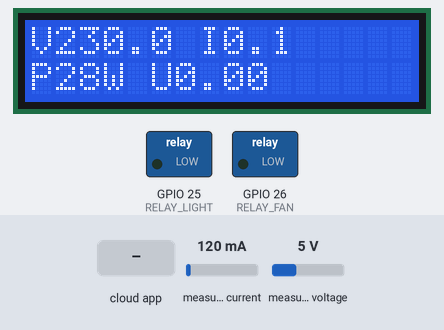
Simulated run of this sketch. Board: ESP32. Shown: 16×2 character LCD, switched loads named in the sketch (green lamp = pin HIGH). The inputs (shaded band) are chosen by the test bench; at power-on: measured current 120 mA, measured voltage 5 V (analog values on the 0–4095 scale). WiFi joins after 1.5 s; servers stay silent unless stated; EEPROM starts erased; what the sketch prints to the serial monitor is not drawn.

Above: at 3.2 s.
3.3 s: the phone or cloud app sets on_off to C
At 4.7 s:
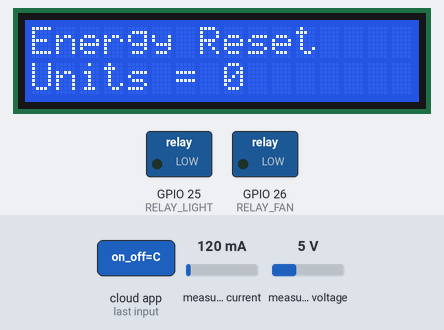
7.0 s: the phone or cloud app sets on_off to A
At 7.6 s:
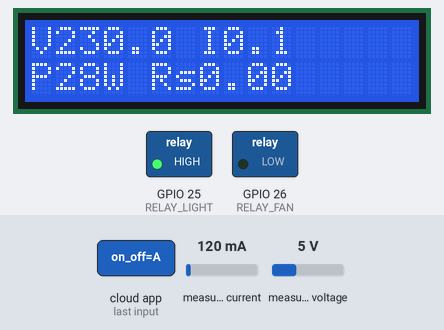
11.1 s: the phone or cloud app sets on_off to B
At 12.5 s:
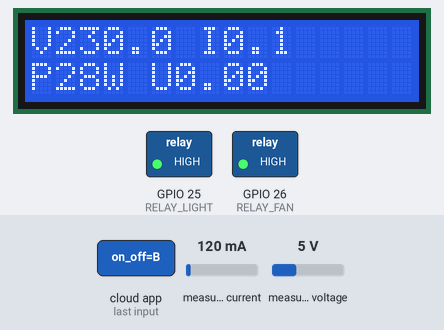
15.2 s: the phone or cloud app sets on_off to a
At 16.5 s:
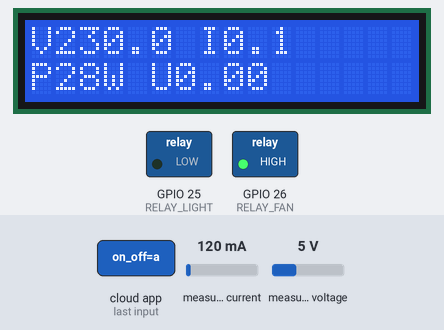
19.3 s: measured current set to 500 mA
At 21.5 s:
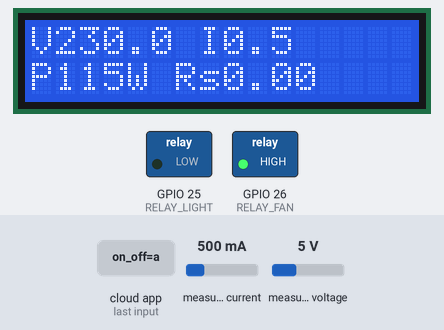
22.2 s: measured voltage set to 0.3 V
At 23.4 s:
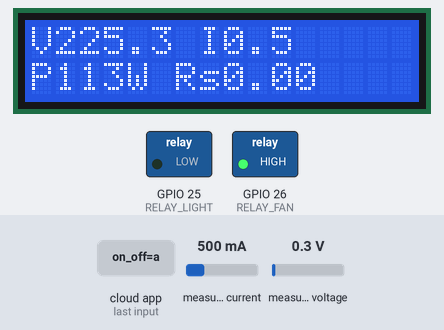
Timing chart, 0 to 25.2 s (numbered marks = the images above; inputs shaded):
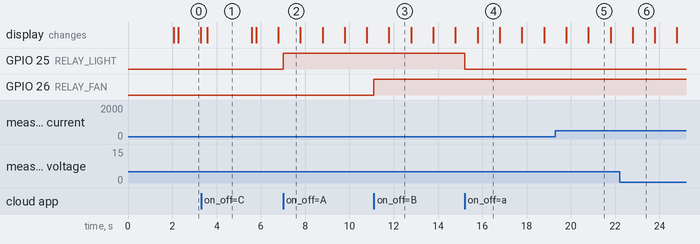

Measured:
- after the input at 3.3 s, the display: changes after 0.28 s (image 1)
- after the input at 7.0 s, GPIO 25 (RELAY_LIGHT): LOW → HIGH at once
- after the input at 11.1 s, GPIO 26 (RELAY_FAN): LOW → HIGH at once
- after the input at 15.2 s, GPIO 25 (RELAY_LIGHT): HIGH → LOW at once
- after the input at 19.3 s, the display: first changes after 0.49 s (image 5 shows a later state)
- after the input at 22.2 s, the display: changes after 0.59 s (image 6)
- what the display in image 0 shows lasts 1.0 s, from 2.3 s to 3.3 s

The sketch:

code.ino
```cpp
//App user Name: home_energyy
//App Pass Word: Projectiot@123

#include <ArduinoIoTCloud.h>
#include <Arduino_ConnectionHandler.h>
#include <WiFi.h>
#include "EmonLib.h"
#include <LiquidCrystal.h>
#include <EEPROM.h>

/******************** LCD ********************/
LiquidCrystal lcd(2, 15, 19, 18, 5, 4);

/******************** ENERGY MONITOR ********************/
EnergyMonitor emon;

/******************** EEPROM ********************/
#define EEPROM_SIZE 512

/******************** CLOUD VARIABLES ********************/
String on_off;
String power;
float curri;
float volti;
float unit;

/******************** LOCAL VARIABLES ********************/
unsigned long lastMillis = 0;
float energyUnits = 0;
float powerValue = 0;
float cost = 0;
const float RATE_PER_UNIT = 10.0;

/******************** RELAYS ********************/
#define RELAY_LIGHT 25
#define RELAY_FAN   26

/******************** IOT CLOUD ********************/
const char DEVICE_LOGIN_NAME[] = "6d6a330e-5687-405c-89a8-091ff2ae4587";
const char SSID[] = "projectiot";
const char PASS[] = "123456789";
const char DEVICE_KEY[] = "FnBG7vkdpi1#izeZBckfs0htC";

/******************** CALIBRATION ********************/
#define V_CALIBRATION 144.3
#define I_CALIBRATION 30.0

/******************** CLOUD CALLBACK ********************/
void onOnOffChange() {

  if (on_off == "A") {
    digitalWrite(RELAY_LIGHT, HIGH);
    Serial.println("Light ON");
  }
  else if (on_off == "a") {
    digitalWrite(RELAY_LIGHT, LOW);
    Serial.println("Light OFF");
  }
  else if (on_off == "B") {
    digitalWrite(RELAY_FAN, HIGH);
    Serial.println("Fan ON");
  }
  else if (on_off == "b") {
    digitalWrite(RELAY_FAN, LOW);
    Serial.println("Fan OFF");
  }
  else if (on_off == "C") {
    // 🔥 RESET EEPROM
    energyUnits = 0;
    EEPROM.put(0, energyUnits);
    EEPROM.commit();

    Serial.println("Energy Reset Done!");

    lcd.clear();
    lcd.setCursor(0, 0);
    lcd.print("Energy Reset");
    lcd.setCursor(0, 1);
    lcd.print("Units = 0");
    delay(2000);
    lcd.clear();
  }
}

void onPowerChange() {}
void onCurriChange() {}
void onVoltiChange() {}
void onUnitChange() {}

/******************** INIT CLOUD ********************/
void initProperties() {
  ArduinoCloud.setBoardId(DEVICE_LOGIN_NAME);
  ArduinoCloud.setSecretDeviceKey(DEVICE_KEY);

  ArduinoCloud.addProperty(on_off, READWRITE, ON_CHANGE, onOnOffChange);
  ArduinoCloud.addProperty(power, READWRITE, ON_CHANGE, onPowerChange);
  ArduinoCloud.addProperty(curri, READWRITE, ON_CHANGE, onCurriChange);
  ArduinoCloud.addProperty(volti, READWRITE, ON_CHANGE, onVoltiChange);
  ArduinoCloud.addProperty(unit, READWRITE, ON_CHANGE, onUnitChange);
}

WiFiConnectionHandler ArduinoIoTPreferredConnection(SSID, PASS);

/******************** SETUP ********************/
void setup() {

  Serial.begin(115200);

  lcd.begin(16, 2);
  lcd.print(" Smart Energy ");
  lcd.setCursor(0, 1);
  lcd.print(" IoT Monitor ");
  delay(2000);
  lcd.clear();

  pinMode(RELAY_LIGHT, OUTPUT);
  pinMode(RELAY_FAN, OUTPUT);

  digitalWrite(RELAY_LIGHT, LOW);
  digitalWrite(RELAY_FAN, LOW);

  /******** EEPROM INIT ********/
  EEPROM.begin(EEPROM_SIZE);
  EEPROM.get(0, energyUnits);

  if (isnan(energyUnits) || energyUnits < 0 || energyUnits > 100000) {
    energyUnits = 0;
  }

  /******** ADC CONFIG ********/
  analogReadResolution(12);
  analogSetAttenuation(ADC_11db);
  analogSetPinAttenuation(35, ADC_11db);
  analogSetPinAttenuation(34, ADC_11db);

  emon.voltage(35, V_CALIBRATION, 1.7);
  emon.current(34, I_CALIBRATION);

  initProperties();
  ArduinoCloud.begin(ArduinoIoTPreferredConnection);

  WiFi.setSleep(false);
}

/******************** LOOP ********************/
bool showCost = false;
unsigned long lcdResetTimer = 0;

void loop() {

  ArduinoCloud.update();

  unsigned long now = millis();

  if (now - lastMillis >= 1000) {
    readEnergy();
    updateDisplay();
    lastMillis = now;
  }

  if (millis() - lcdResetTimer > 60000) {
    lcd.begin(16, 2);
    lcdResetTimer = millis();
  }
}

/******************** ENERGY ********************/
void readEnergy() {

  emon.calcVI(20, 2000);

  volti = emon.Vrms;
  curri = emon.Irms;

  if (volti < 50 || volti > 260) volti = 0;
  if (curri < 0.05) curri = 0;

  powerValue = volti * curri;

  energyUnits += (powerValue / 1000.0) * (1.0 / 3600.0);
  unit = energyUnits;

  cost = energyUnits * RATE_PER_UNIT;

  power = String(powerValue, 0) + "W | Rs." + String(cost, 2);

  Serial.print("Units: "); Serial.println(energyUnits, 4);

  /******** EEPROM SAVE ********/
  static unsigned long lastSave = 0;
  if (millis() - lastSave > 10000) {
    EEPROM.put(0, energyUnits);
    EEPROM.commit();
    lastSave = millis();
  }
}

/******************** LCD ********************/
void updateDisplay() {

  lcd.setCursor(0, 0);
  lcd.print("V");
  lcd.print(volti,1);
  lcd.print(" I");
  lcd.print(curri,1);
  lcd.print("  ");

  lcd.setCursor(0, 1);
  lcd.print("P");
  lcd.print(powerValue,0);

  if (!showCost) {
    lcd.print("W U");
    lcd.print(energyUnits,2);
    lcd.print(" ");
  } else {
    lcd.print("W Rs");
    lcd.print(cost,2);
    lcd.print(" ");

  }

  showCost = !showCost;
}
```
